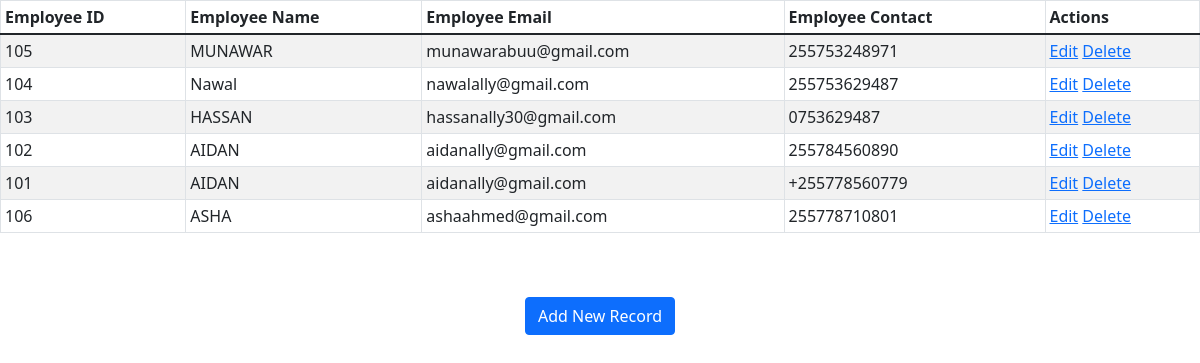
Page /show/ on the committed database.
### employee/models.py (models this page shows)
class Employee(models.Model):
    eid = models.CharField(max_length=20)
    ename = models.CharField(max_length=100)
    eemail = models.CharField(max_length=40)
    econtact = models.CharField(max_length=100)
    class Meta:
        db_table = "employee"

### employee/views.py (the view)
# urls.py: path('show/', views.show),
def show(request):
    employees = Employee.objects.all()
    return render(request, 'show.html', {"employees": employees})

### employee/templates/show.html (shortened to what this page needs)
<!DOCTYPE html>
<html lang="en">
<head>
     {% load static %}
    <link rel="stylesheet" href="https://cdn.jsdelivr.net/npm/bootstrap@5.1.3/dist/css/bootstrap.min.css">
    <link rel="stylesheet" href="{% static 'css/style.css' %}"/>
</head>
<body>
<table class="table table-striped table-bordered table-sm">
    <thead class="thead-dark">
    <tr>
        <th>Employee ID</th>
        <th>Employee Name</th>
        <th>Employee Email</th>
        <th>Employee Contact</th>
        <th>Actions</th>
    </tr>
    </thead>
    <tbody>
{% for employee in employees %}
    <tr>
        <td>{{ employee.eid }}</td>
        <td>{{ employee.ename }}</td>
        <td>{{ employee.eemail }}</td>
        <td>{{ employee.econtact }}</td>
        <td>
            <a href="/edit/{{ employee.id }}"><span class="glyphicon glyphicon-pencil" >Edit</span></a>
            <a href="/delete/{{ employee.id }}">Delete</a>
        </td>
    </tr>
{% endfor %}
    </tbody>
</table>
<br>
<br>
<center><a href="/emp" class="btn btn-primary">Add New Record</a></center>
</body>
</html>

### rows in the picture
Employee: eid "105", ename "MUNAWAR", eemail "munawarabuu@gmail.com", econtact "255753248971"
Employee: eid "104", ename "Nawal", eemail "nawalally@gmail.com", econtact "255753629487"
Employee: eid "103", ename "HASSAN", eemail "hassanally30@gmail.com", econtact "0753629487"
Employee: eid "102", ename "AIDAN", eemail "aidanally@gmail.com", econtact "255784560890"
Employee: eid "101", ename "AIDAN", eemail "aidanally@gmail.com", econtact "+255778560779"
Employee: eid "106", ename "ASHA", eemail "ashaahmed@gmail.com", econtact "255778710801"
